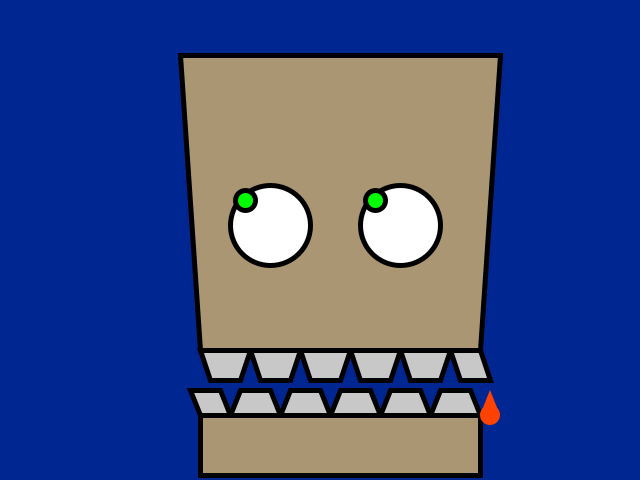
Frame 1 (no input)
Frame 60 (the mouse pressed at the canvas centre just before this capture): identical to frame 1, image omitted
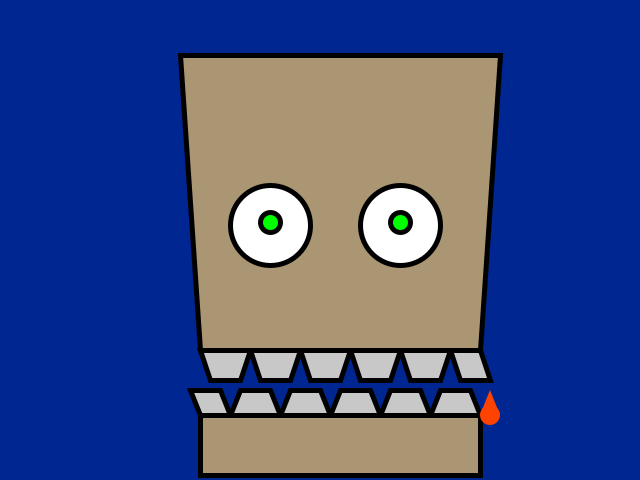
Frame 120 (the mouse held since frame 60 and released just before this capture)

The Processing sketch that drew these frames (run headless with seeded random() and noise(); from frame 60 on, the mouse is pressed at the canvas centre):

// Processing sketch: processing_73463
// ── processing_73463.pde

//Zombie eyes solution 
//change these values to suit the position you want for the eyes
int leftEyeX = 270;
int leftEyeY = 225;
int rightEyeX = 400;
int rightEyeY = 225;


void setup() {
size(640, 480);
smooth();
}

void draw() {
background(0, 38, 145); // blue background color
strokeWeight(5);

fill(170, 150, 114);// face colour
quad(500, 55, 180, 55, 200, 350, 480, 350); //head
rect(200, 415, 280, 60); //jaw

fill(200, 200, 200); //teeth colour
// upper teeth
quad(200, 350, 250, 350, 240, 380, 210, 380);
quad(250, 350, 300, 350, 290, 380, 260, 380);
quad(300, 350, 350, 350, 340, 380, 310, 380);
quad(350, 350, 400, 350, 390, 380, 360, 380);
quad(400, 350, 450, 350, 440, 380, 410, 380);
quad(450, 350, 480, 350, 490, 380, 460, 380);

// lower teeth
quad(200, 415, 230, 415, 220, 390, 190, 390);
quad(230, 415, 280, 415, 270, 390, 240, 390);
quad(280, 415, 330, 415, 320, 390, 290, 390);
quad(330, 415, 380, 415, 370, 390, 340, 390);
quad(380, 415, 430, 415, 420, 390, 390, 390);
quad(430, 415, 480, 415, 470, 390, 440, 390);

noStroke();
fill(255, 66, 0); // blood colour
triangle(490, 390,480, 415,500, 415);
ellipse(490, 415, 20, 20);

stroke(0);
strokeWeight(5);
fill(255);
ellipse(leftEyeX, leftEyeY, 80, 80); //left eye
ellipse(rightEyeX, rightEyeY, 80, 80); //right eye

fill(0, 255, 0);//green pupil

float pupilLeftX = map(mouseX, 0, width, leftEyeX-25, leftEyeX+25);///adjust the added value to suit
float pupilLeftY = map(mouseY, 0, height, leftEyeY-25, leftEyeY+20);
float pupilRightX = map(mouseX, 0, width, rightEyeX-25, rightEyeX+25);
float pupilRightY = map(mouseY, 0, height, rightEyeY-25, rightEyeY+20);

ellipse(pupilLeftX, pupilLeftY, 20, 20); //left pupil
ellipse(pupilRightX, pupilRightY, 20, 20); //right pupil

}
